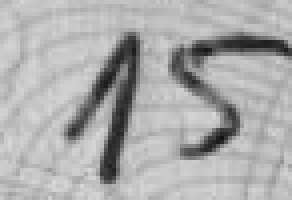
#> input picture src/assets/no_train_dataset/no_train/15-4-1586428267.74387.png, 73 x 50 px (shown 4 times larger); its folder holds only this picture in this run
$ python process_train_image.py
#> lines starting #> are read from the running program, lines starting #| are printed output that depends on the picture; after the words box and inside, x2 and y2 are one past the last pixel; in counts of white or black regions, pixels touching at a corner belong together
import cv2
import os

root1 = "./assets/no_train_dataset/no_train/"
root2 = "./assets/no_train_dataset/no_train_pro/"

for item in os.listdir(root1):
    image_array = cv2.imread(root1 + item, 0)
#> image_array is the input picture: shape (50, 73); min 19, max 215, mean 172.1
    blur = cv2.GaussianBlur(image_array,(5,5),0)
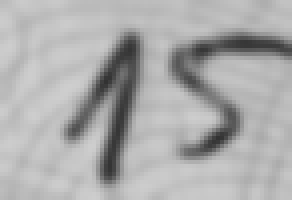
#> blur: shape (50, 73) (shown 4 times larger); min 50, max 206, mean 172.1
    ret3,th3 = cv2.threshold(blur,0,255,cv2.THRESH_BINARY+cv2.THRESH_OTSU)
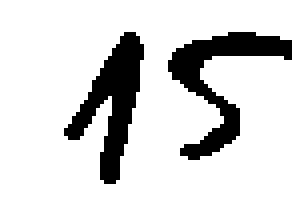
#> th3: shape (50, 73) (shown 4 times larger); 83% white; 2 black regions, box (x1, y1, x2, y2) and area: (16, 8, 36, 46) 310, (42, 8, 73, 40) 310
#> ret3 = 142
    image_array = cv2.copyMakeBorder(th3, 20, 3, 20, 5, cv2.BORDER_CONSTANT, value=[255,255,255])
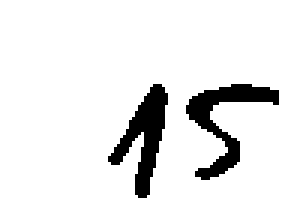
#> image_array: shape (73, 98) (shown 3 times larger); 91.3% white; 2 black regions, box (x1, y1, x2, y2) and area: (36, 28, 56, 66) 310, (62, 28, 93, 60) 310
    image = cv2.cvtColor(image_array, cv2.COLOR_GRAY2RGB)

    cv2.imwrite(root2 + item, image)

$ run again, on src/assets/no_train_dataset/no_train/20-4-1586428267.7051132.png
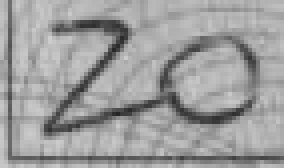
#> input picture src/assets/no_train_dataset/no_train/20-4-1586428267.7051132.png, 71 x 42 px (shown 4 times larger)
#> image_array is the input picture: shape (42, 71); min 37, max 206, mean 157.3
#> `ret3,th3 = cv2.threshold(blur,0,255,cv2.THRESH_BINARY+cv2.THRESH_OTSU)`:
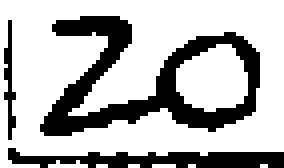
#> th3: shape (42, 71) (shown 4 times larger); 71.6% white; 3 black regions, box (x1, y1, x2, y2) and area: (10, 4, 65, 34) 594, (2, 37, 71, 42) 210, (1, 5, 4, 35) 44
#> ret3 = 146
#> `image_array = cv2.copyMakeBorder(th3, 20, 3, 20, 5, cv2.BORDER_CONSTAN..`:
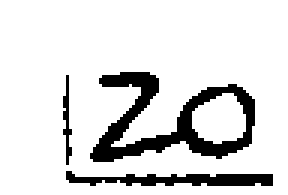
#> image_array: shape (65, 96) (shown 3 times larger); 86.4% white; 3 black regions, box (x1, y1, x2, y2) and area: (30, 24, 85, 54) 594, (22, 57, 91, 62) 210, (21, 25, 24, 55) 44

$ run again, on src/assets/no_train_dataset/no_train/21-4-1586428267.7252674.png
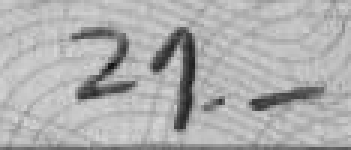
#> input picture src/assets/no_train_dataset/no_train/21-4-1586428267.7252674.png, 117 x 50 px (shown 3 times larger)
#> image_array is the input picture: shape (50, 117); min 18, max 215, mean 173.9
#> `ret3,th3 = cv2.threshold(blur,0,255,cv2.THRESH_BINARY+cv2.THRESH_OTSU)`:
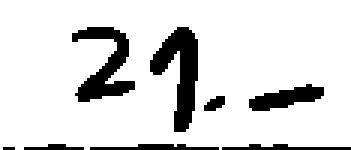
#> th3: shape (50, 117) (shown 3 times larger); 86.3% white; 8 black regions (1 under 20 px), largest, box (x1, y1, x2, y2) and area: (50, 9, 66, 44) 280, (24, 9, 45, 34) 235, (83, 28, 108, 37) 125
#> ret3 = 148
#> `image_array = cv2.copyMakeBorder(th3, 20, 3, 20, 5, cv2.BORDER_CONSTAN..`:
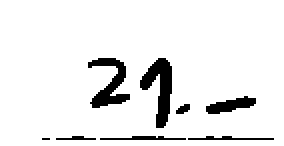
#> image_array: shape (73, 142) (shown 2 times larger); 92.2% white; 8 black regions (1 under 20 px), largest, box (x1, y1, x2, y2) and area: (70, 29, 86, 64) 280, (44, 29, 65, 54) 235, (103, 48, 128, 57) 125

$ run again, on src/assets/no_train_dataset/no_train/23-4-1586428267.5518563.png
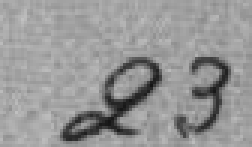
#> input picture src/assets/no_train_dataset/no_train/23-4-1586428267.5518563.png, 84 x 49 px (shown 3 times larger)
#> image_array is the input picture: shape (49, 84); min 20, max 193, mean 150.4
#> `ret3,th3 = cv2.threshold(blur,0,255,cv2.THRESH_BINARY+cv2.THRESH_OTSU)`:
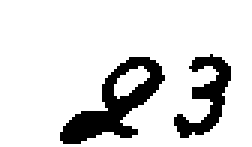
#> th3: shape (49, 84) (shown 3 times larger); 85.3% white; 2 black regions, box (x1, y1, x2, y2) and area: (20, 19, 55, 48) 387, (58, 18, 77, 46) 217
#> ret3 = 125
#> `image_array = cv2.copyMakeBorder(th3, 20, 3, 20, 5, cv2.BORDER_CONSTAN..`:
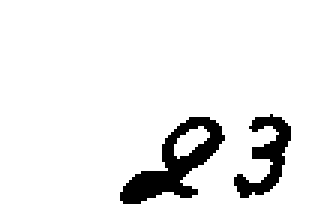
#> image_array: shape (72, 109) (shown 3 times larger); 92.3% white; 2 black regions, box (x1, y1, x2, y2) and area: (40, 39, 75, 68) 387, (78, 38, 97, 66) 217

$ run again, on src/assets/no_train_dataset/no_train/15-4-1586428267.9206438.png
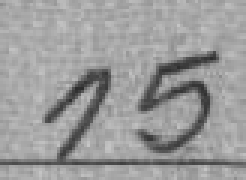
#> input picture src/assets/no_train_dataset/no_train/15-4-1586428267.9206438.png, 82 x 60 px (shown 3 times larger)
#> image_array is the input picture: shape (60, 82); min 44, max 198, mean 155.1
#> `ret3,th3 = cv2.threshold(blur,0,255,cv2.THRESH_BINARY+cv2.THRESH_OTSU)`:
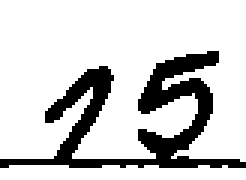
#> th3: shape (60, 82) (shown 3 times larger); 81% white; 1 black region, box (x1, y1, x2, y2) and area: (0, 17, 82, 56) 934
#> ret3 = 137
#> `image_array = cv2.copyMakeBorder(th3, 20, 3, 20, 5, cv2.BORDER_CONSTAN..`:
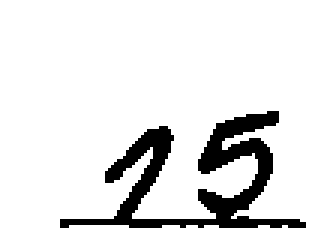
#> image_array: shape (83, 107) (shown 3 times larger); 89.5% white; 1 black region, box (x1, y1, x2, y2) and area: (20, 37, 102, 76) 934
